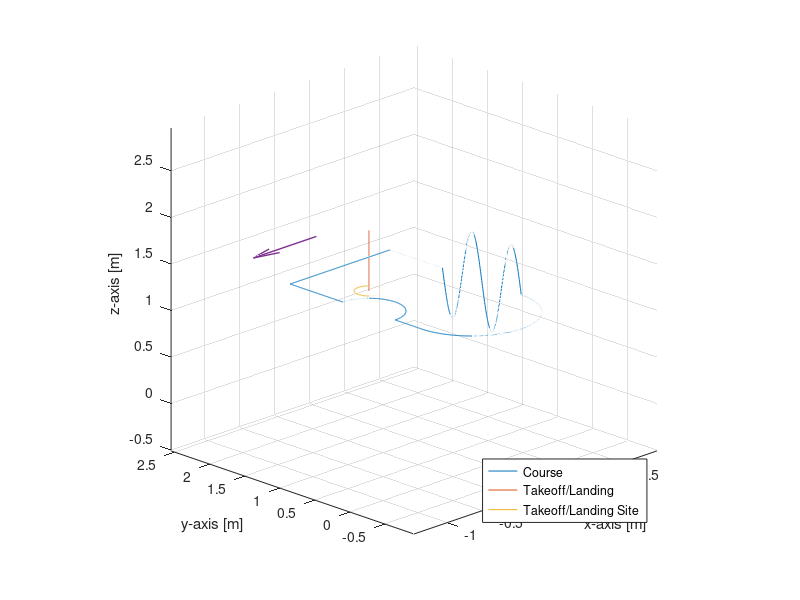
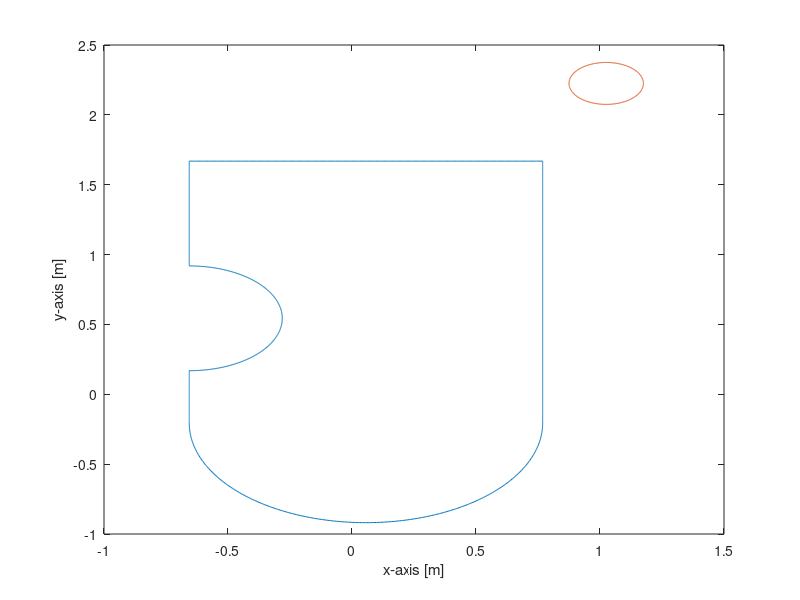

MATLAB code to generate these figures, in order: (Note: this script raises an error after producing the figures.)
clear
set(findall(gcf,'-property','FontSize'),'FontSize',13)
set(findall(gcf,'-property','Font'),'Font','Roman')
exportFigures = false;

areaWidth = 2.05; %Width of the flight area
areaHeight = 3.45; %Height of the flight area
courseWidth = .15; %Buffer around route
courseStdHeight = 1.3; %standard height at which the drone will complete the course
ppRoute = 400; %Points per route segment
startHeight = .65; %Height at which the drone starts and stops its course route
courseScale = .75;

%Matrix definition
%x,y,z,yaw,checkpoint

%Todo:
%   *Implement checkpoints 
%       These points should not be removed during course planning

%Defines the starting point
startPoint = [areaWidth/2 areaHeight/2+.5 courseStdHeight];

%Defines the first set point
firstSetPoint = [startPoint(1)-(areaWidth-courseWidth) startPoint(2) courseStdHeight];
%Generates a number of points from the start point to the first set point
courseToFirstSetPoint = [linspace(startPoint(1),firstSetPoint(1),ppRoute); linspace(startPoint(2),firstSetPoint(2),ppRoute);linspace(startPoint(3),firstSetPoint(3),ppRoute)]';
%Yaw description
yaw1 = 180*ones(ppRoute,1);
%Adds checkpoints
checkPoints = zeros(ppRoute,1);
checkPoints(1) = 1;
checkPoints(ppRoute) = 1;
%Adds the first part of the course to the total course
totalCourse = [courseToFirstSetPoint yaw1 checkPoints];

%Defines the second setpoint and generates route from the first to the
%second set point
secondSetPoint = [firstSetPoint(1) firstSetPoint(2)-1 courseStdHeight];
courseToSecondSetPoint = [linspace(firstSetPoint(1),secondSetPoint(1),ppRoute); linspace(firstSetPoint(2),secondSetPoint(2),ppRoute);linspace(firstSetPoint(3),secondSetPoint(3),ppRoute)]';
yaw2 = (yaw1(1)+90)*ones(ppRoute,1);
checkPoints = zeros(ppRoute,1);
checkPoints(1) = 0;
checkPoints(ppRoute) = 1;
totalCourse = [totalCourse; courseToSecondSetPoint yaw2 checkPoints];

%Defines the first curve in the route, radius is .5 meters
obstacleRadius = .5;
thirdSetPoint = [secondSetPoint(1) secondSetPoint(2)-2*obstacleRadius courseStdHeight];
thirdSetPointPoints = linspace(0,pi,ppRoute);
courseToThirdSetPoint = [secondSetPoint(1)+sin(thirdSetPointPoints)*obstacleRadius; secondSetPoint(2)-obstacleRadius+cos(thirdSetPointPoints)*obstacleRadius; linspace(secondSetPoint(3),thirdSetPoint(3),length(thirdSetPointPoints))]';
yaw3 = yaw2;
totalCourse = [totalCourse; courseToThirdSetPoint yaw3 checkPoints];

%Generates straight line from the first curve to the second curve
fourthSetPoint = [thirdSetPoint(1) thirdSetPoint(2)-.5 courseStdHeight];
courseToFourthSetPoint = [linspace(thirdSetPoint(1),fourthSetPoint(1),ppRoute); linspace(thirdSetPoint(2),fourthSetPoint(2),ppRoute);linspace(thirdSetPoint(3),fourthSetPoint(3),ppRoute)]';
yaw4 = yaw2;
totalCourse = [totalCourse; courseToFourthSetPoint yaw4 checkPoints];

%Generates the big curve in the route
bigCurveRadius = abs((fourthSetPoint(1)-startPoint(1))/2);
fifthSetPoint = [fourthSetPoint(1)+2*bigCurveRadius fourthSetPoint(2) courseStdHeight];
fifthSetPointPoints = linspace(pi,2*pi,ppRoute);
courseToFifthSetPoint = [fifthSetPoint(1)-bigCurveRadius+cos(fifthSetPointPoints)*bigCurveRadius; fifthSetPoint(2)+sin(fifthSetPointPoints)*bigCurveRadius; linspace(fourthSetPoint(3),fifthSetPoint(3),length(fifthSetPointPoints))]';
yaw5 = mod(fifthSetPointPoints*180/pi-yaw4(ppRoute),360)';
totalCourse = [totalCourse; courseToFifthSetPoint yaw5 checkPoints];

%Generates straight movement along the y-axis with oscillation in the
%z-axis
sixthSetPoint = [fifthSetPoint(1) fifthSetPoint(2)+1.5 fifthSetPoint(3)];
pointsForMovements = linspace(0,4*pi,ppRoute);
zMovement = sin(pointsForMovements)*.5+fifthSetPoint(3);
courseToSixthSetPoint = [linspace(fifthSetPoint(1),sixthSetPoint(1),ppRoute);linspace(fifthSetPoint(2),sixthSetPoint(2),ppRoute); zMovement]';
yaw6 = 90*ones(ppRoute,1);
totalCourse = [totalCourse; courseToSixthSetPoint yaw6 checkPoints];

%Generates route from the end of the oscillations back to the start point
endSetPoint = startPoint;
courseToEndSetPoint = [linspace(sixthSetPoint(1),endSetPoint(1),ppRoute); linspace(sixthSetPoint(2),endSetPoint(2),ppRoute);linspace(sixthSetPoint(3),endSetPoint(3),ppRoute)]';
yaw7 = yaw6;
totalCourse = [totalCourse; courseToEndSetPoint yaw7 checkPoints];


totalCourse = [totalCourse(:,1)*courseScale totalCourse(:,2)*courseScale totalCourse(:,3) totalCourse(:,4) totalCourse(:,5)];

%Draws points from start to end 
launchLanding = linspace(startHeight,startPoint(3),ppRoute);
courseToStartPoint = [linspace(startPoint(1),startPoint(1),ppRoute);linspace(startPoint(2),startPoint(2),ppRoute);launchLanding]';


%Draws takeoff/landing zone
aPoints = linspace(0,2*pi,ppRoute);
circumference = [cos(aPoints)*courseWidth+startPoint(1); sin(aPoints)*courseWidth+startPoint(2); ones(1,length(aPoints))*startHeight]';



%Plots the 3d-plot
figure(1)
plot3(totalCourse(:,1),totalCourse(:,2),totalCourse(:,3))
hold on
plot3(courseToStartPoint(:,1),courseToStartPoint(:,2),courseToStartPoint(:,3));
plot3(circumference(:,1),circumference(:,2),circumference(:,3));

xlabel('x-axis [m]');
ylabel('y-axis [m]');
zlabel('z-axis [m]');
xlimit =[-2.1 0.2];
ylimit =[-3.5 0.05];


%Draws arrow
p1 = [startPoint(1)-.5 startPoint(2)+.25 startPoint(3)];
p2 = [-1 0 0];
quiver3(p1(1),p1(2),p1(3),p2(1),p2(2),p2(3),'LineWidth',1);
legend('Course','Takeoff/Landing','Takeoff/Landing Site','Location','southeast');
%legend('boxoff')
hold off

axis equal
grid on
view(-45,20)

x0=0;
y0=0;
plotwidth=600;
height=300;
set(gcf,'position',[x0,y0,plotwidth,height])

if exportFigures == true
    exportgraphics(gcf,'courseToFollow.pdf','ContentType','vector')
end


%Plots the 2d-plot
figure(2)
plot(totalCourse(:,1),totalCourse(:,2))
hold on
plot(circumference(:,1),circumference(:,2))
xlabel('x-axis [m]');
ylabel('y-axis [m]');
zlabel('z-axis [m]');
legend('Course','Takeoff/Landing Site','Location','south east');
axis equal
grid on
x0=0;
y0=0;
plotwidth=600;
height=300;
set(gcf,'position',[x0,y0,plotwidth,height])
hold off

if exportFigures == true
   exportgraphics(gcf,'courseToFollowAbove.pdf','ContentType','vector')
end


%Writes route description to a csv-file
writematrix(totalCourse,'courseDescriptionHD.csv');
